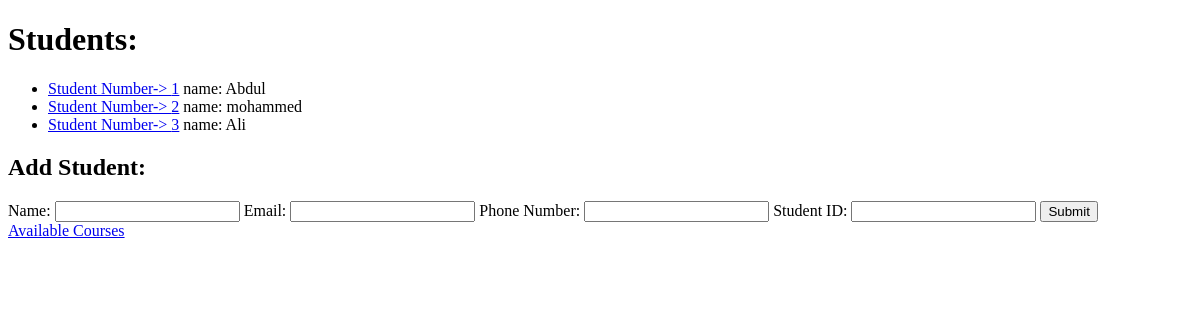
The app's page /Uni/, older data.
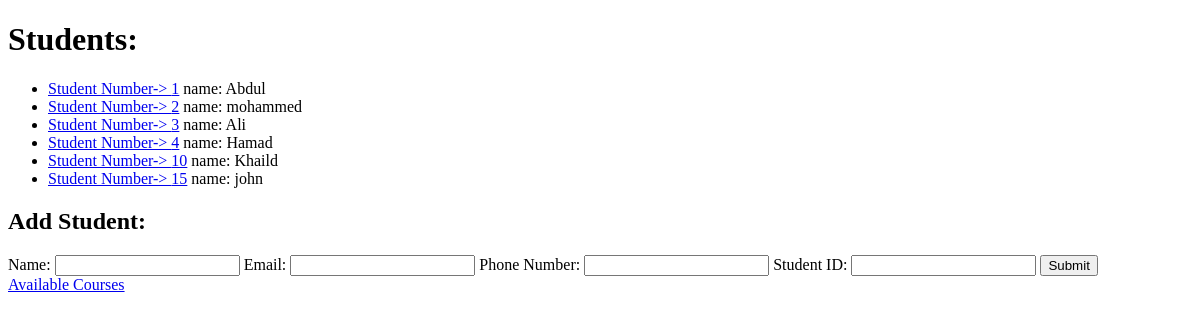
The same page, newer data.
### Uni/models.py (models this page shows, shortened)
class students(models.Model):
    name = models.CharField(max_length=10)
    email = models.CharField(max_length=64)
    phone_number = models.CharField(
        max_length=10,
        validators=[
            RegexValidator(
                regex=r'^\d{10}$',
                message='Phone number must be exactly 10 digits',
                code='invalid_phone_number'
            )
        ]
    )
    student_ID = models.CharField(
        max_length=10,
        validators=[
            RegexValidator(
                regex=r'^\d{10}$',
                message='Student ID must be exactly 10 digits',
                code='invalid_student_ID'
            )
        ]
    )
    courses = models.ManyToManyField('courses', blank=True, related_name="students")

### Uni/views.py (the view)
# urls.py: path('',views.index,name="index"),
def index(request):
    All_students = students.objects.all()
    return render(request, "Uni/index.html",{
        "students": All_students
    })

### Uni/templates/Uni/index.html (shortened to what this page needs)
{% extends "Uni/layout.html" %}
{% block body %}
    <h1>Students:</h1>
    <ul>
        {% for student in students %}
            <li><a href="{% url 'student' student.id %}">Student Number-> {{ student.id }}</a> name: {{ student.name }}</li>
        {% endfor %}
    </ul>
    <h2>Add Student: </h2>
    <form action="{% url 'create_student' %}" method="post">
        <label for="name">Name: </label>
        <input name="name">
        <label for="email">Email: </label>
        <input name="email">
        <label for="phone_number">Phone Number: </label>
        <input name="phone_number">
        <label for="student_ID">Student ID: </label>
        <input name="student_ID">
        <input type="submit">
    </form>
    <a href="{% url 'course' %}">Available Courses</a>
{% endblock %}

Row changes from the older to the newer data that the page shows:
added students: id "4", name "Hamad"
added students: id "10", name "Khaild"
added students: id "15", name "john"
